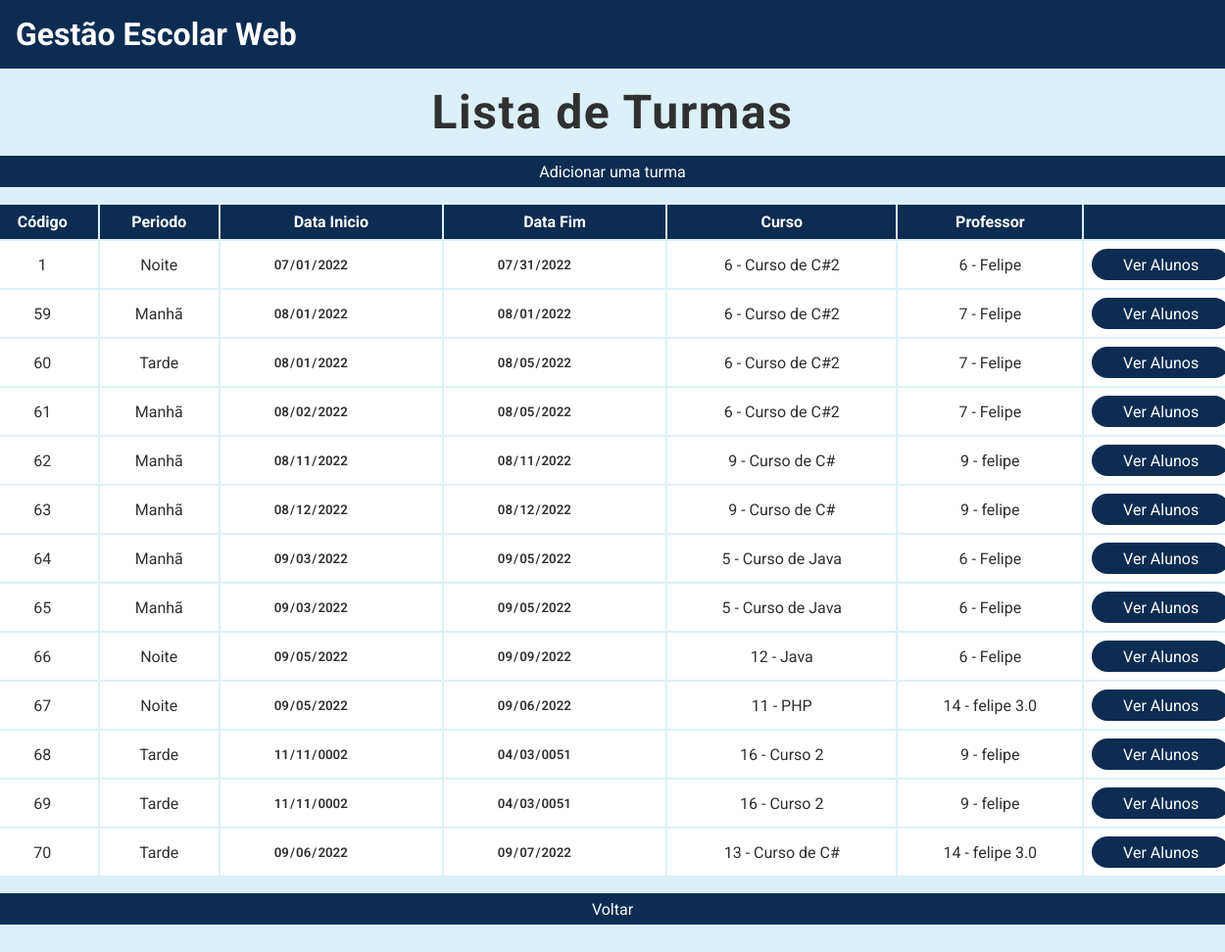
The page /listar/turmas on the database as committed earlier.
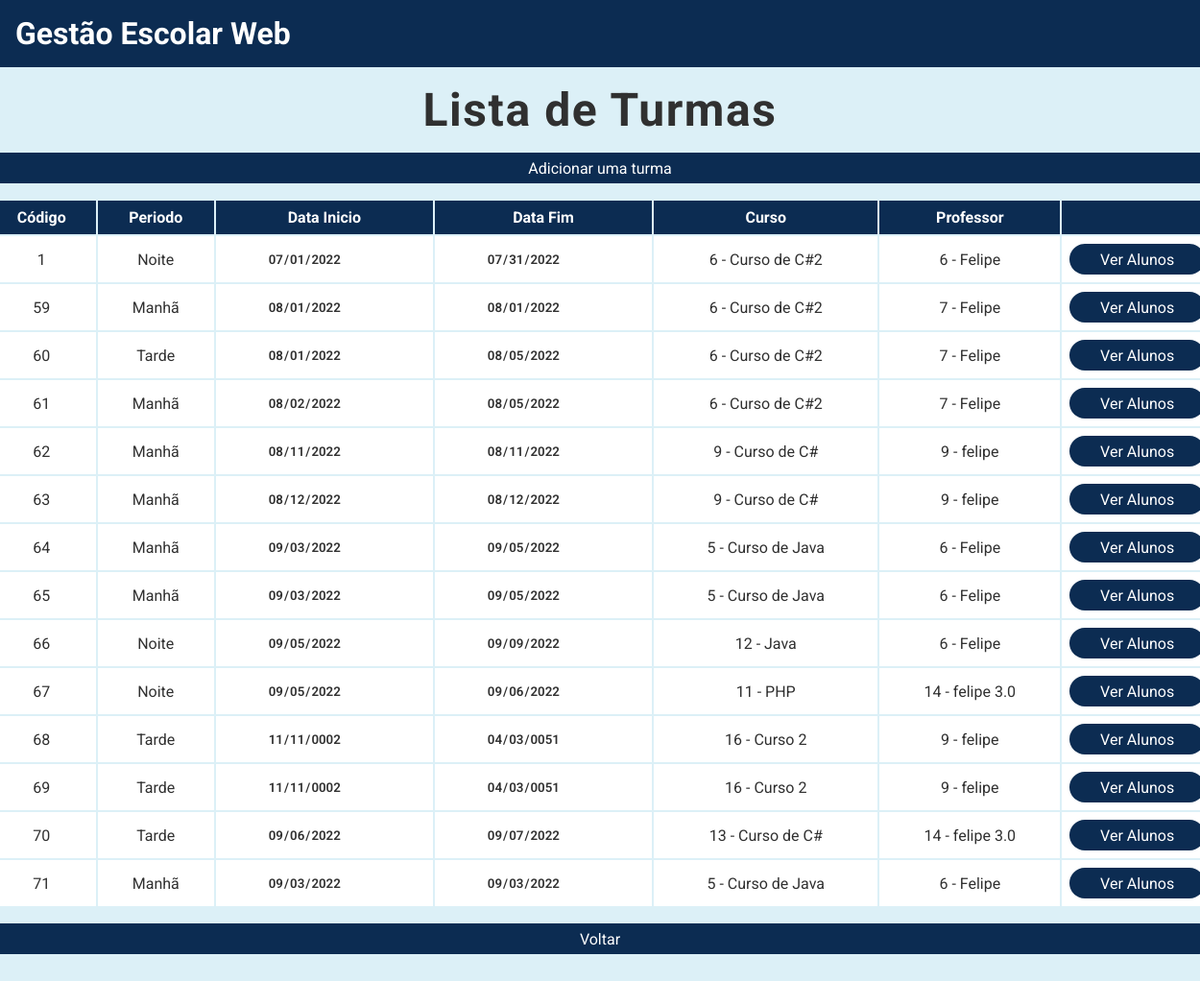
The same page on the database as committed later.
### tables this page shows
CREATE TABLE Turmas (codigo INTEGER PRIMARY KEY AUTOINCREMENT, periodo VARCHAR (255) NOT NULL, data_inicio DATE NOT NULL, data_fim DATE NOT NULL, codigo_curso INTEGER REFERENCES Cursos (codigo), matricula_professor INTEGER REFERENCES Professores (matricula));

CREATE TABLE Cursos (codigo INTEGER PRIMARY KEY AUTOINCREMENT, nome VARCHAR (255) NOT NULL, classificacao VARCHAR (255) NOT NULL, ativo BOOLEAN DEFAULT (1), descricao VARCHAR (255));

CREATE TABLE Professores (matricula INTEGER PRIMARY KEY AUTOINCREMENT, nome VARCHAR (255) NOT NULL, cpf CHAR (11) NOT NULL, telefone CHAR (11), email VARCHAR (255), ativo BOOLEAN DEFAULT (1), formacao VARCHAR (255), especialidade VARCHAR (255));

### main.py (the view)
@app.route("/listar/turmas")
def listar_turmas():
    turmas = Turma.listar()
    return render_template("listar_turmas.html", turmas=turmas)

### turma.py (called while the page is built)
    @classmethod
    def listar(cls):
        conexao = sqlite3.connect("gestao_escolar.db")
        cursor = conexao.cursor()
        sql = f"""
            SELECT tm.codigo, tm.periodo, tm.data_inicio,
            tm.data_fim, tm.codigo_curso, cs.nome, tm.matricula_professor, pf.nome
            FROM Turmas AS tm
            INNER JOIN Cursos AS cs ON tm.codigo_curso = cs.codigo
            INNER JOIN Professores AS pf ON tm.matricula_professor = pf.matricula
        """
        cursor.execute(sql)
        listaTurmas = cursor.fetchall()
        conexao.close()
        return listaTurmas

### templates/listar_turmas.html
{% extends "base.html" %} {% block conteudo %}
<div class="conteudo-principal">
    <h2>Lista de Turmas</h2>
    <div class="conteudo-tabela">
        <a href="/cadastro/turma" class="botao-primario">Adicionar uma turma</a>
        <table>
            <tr>
                <th>Código</th>
                <th>Periodo</th>
                <th>Data Inicio</th>
                <th>Data Fim</th>
                <th>Curso</th>
                <th>Professor</th>
                <th></th>
            </tr>
            {% for turma in turmas %}
            <tr>
                <td>{{ turma[0] }}</td>
                <td>{{ turma[1] }}</td>
                <td><input type="date" value="{{ turma[2] }}" disabled></td>
                <td><input type="date" value="{{ turma[3] }}" disabled></td>
                <td>{{ turma[4] }} - {{ turma[5] }}</td>
                <td>{{ turma[6] }} - {{ turma[7] }}</td>
                <td>
                    <a
                        href="/listar/turmas_alunos/{{ turma[0] }}"
                        class="botao-primario"
                        >Ver Alunos</a
                    >
                </td>
            </tr>
            {% endfor %}
        </table>
        <a href="/" class="botao-primario">Voltar</a>
    </div>
</div>
{% endblock %}

### templates/base.html (shortened to what this page needs)
<!DOCTYPE html>
<html lang="pt-BR">
    <head>
        <link
            rel="stylesheet"
            href="{{ url_for('static', filename='css/style.css') }}"
        />
    </head>
    <body>
        <header>
            <div class="conteudo-header">
                <h1>Gestão Escolar Web</h1>
            </div>
        </header>
        <main>
            {% block conteudo %}
            {% endblock %}
        </main>
    </body>
</html>

### static/css/style.css (style rules this page uses)
:root { --azul-fraco: rgb(220, 240, 247); --azul-escuro: rgb(12, 44, 82); --preto: rgb(48, 48, 48); --azul-normal: rgb(94, 157, 200); --verde-normal: rgb(21, 238, 108); }
* { margin: 0; padding: 0; box-sizing: border-box; }
body { font-family: 'Roboto', sans-serif; background: var(--azul-fraco); }
a { text-decoration: none; }
.botao-primario { display: flex; background-color: var(--azul-escuro); color: #fff; width: 100%; text-align: center; justify-content: center; align-items: center; border-radius: 3rem; }
header .conteudo-header { background-color: var(--azul-escuro); padding: 1rem; }
header .conteudo-header h1 { color: #fff; }
main .conteudo-principal { text-align: center; display: flex; justify-content: center; flex-direction: column; align-items: center; margin-bottom: 2rem; }
main .conteudo-principal h2 { margin: 1rem 0 1rem 0; font-size: 3rem; color: var(--preto); letter-spacing: .1rem; }
main .conteudo-principal .conteudo-tabela { width: 80rem; }
main .conteudo-principal .conteudo-tabela .botao-primario { height: 2rem; font-size: 1rem; font-weight: 400; }
main .conteudo-principal .conteudo-tabela table { margin: 1rem 0 1rem 0; width: 100%; }
main .conteudo-principal .conteudo-tabela table th { background: var(--azul-escuro); color: #fff; padding: 0.5rem; }
main .conteudo-principal .conteudo-tabela table td { background: #fff; color: var(--preto); padding: 0.5rem; }
input:disabled { background: transparent; border: 0; color: var(--preto); font-family: 'Roboto', sans-serif; font-weight: 600; }

Rows that differ between the two databases and show on the page:
added Turmas: codigo "71", periodo "Manhã", data_inicio "09/03/2022", data_fim "09/03/2022", codigo_curso "5", nome "Curso de Java", matricula_professor "6", nome "Felipe"
